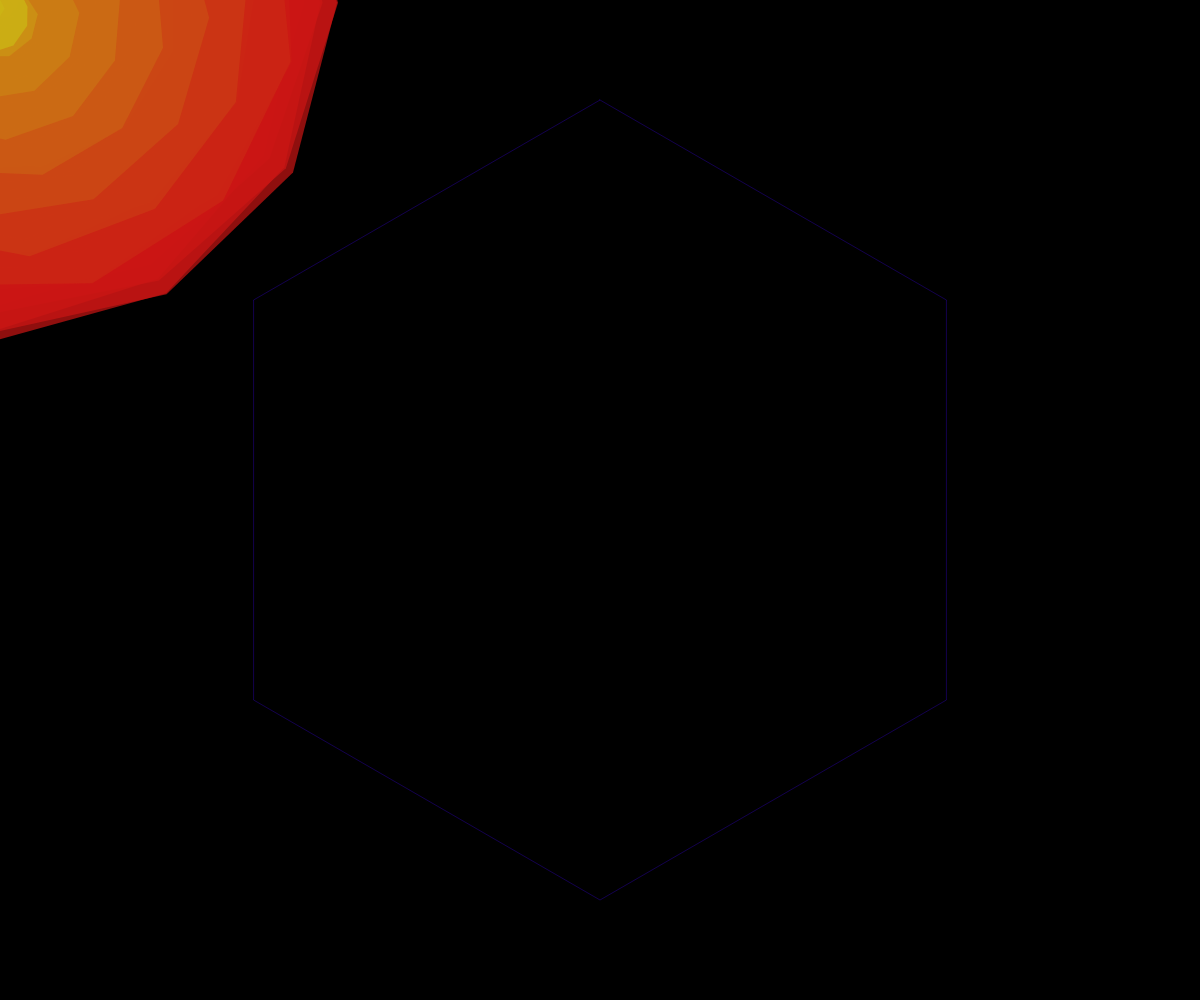
Frame 1 (no input)
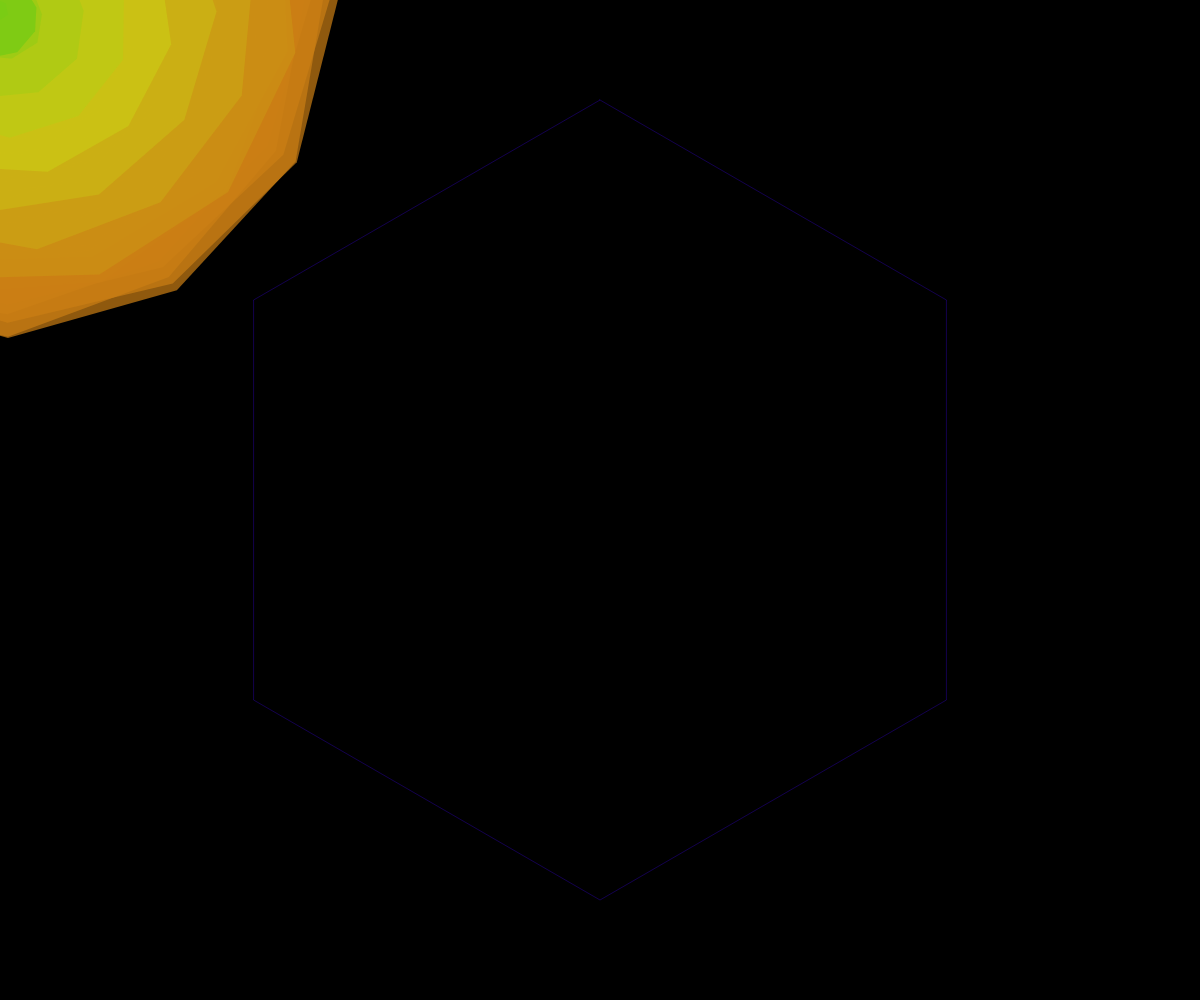
Frame 60 (no input)
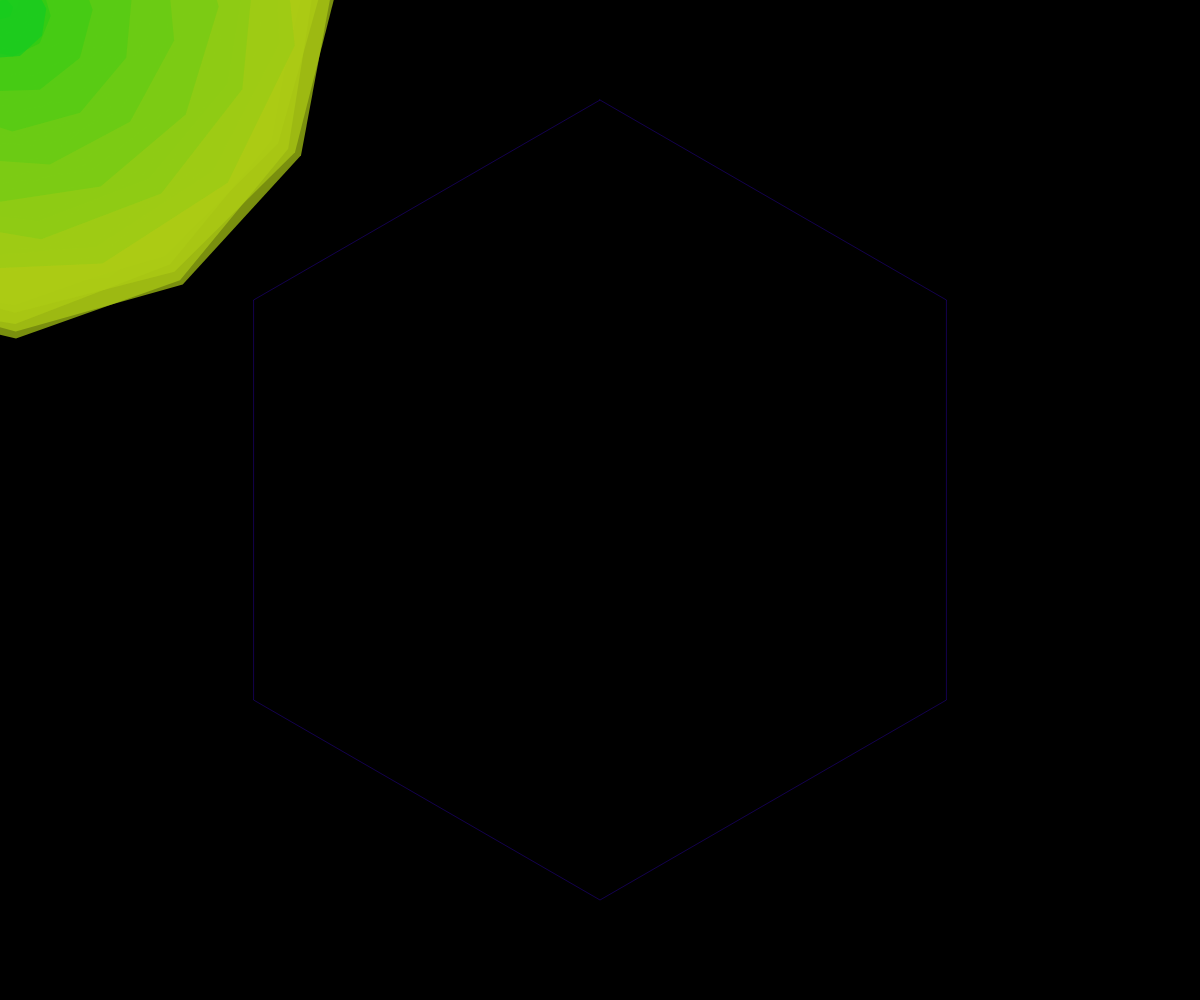
Frame 120 (the mouse pressed at the canvas centre since frame 60)

The p5.js sketch that drew these frames (run headless with seeded random() and noise() and a simulated clock; from frame 60 on, the mouse is pressed at the canvas centre):

// p5.js sketch
// ── sketch.js
function setup() {
  createCanvas(windowWidth, windowHeight);
  colorMode(HSB, 360, 100, 100, 1);
  noStroke();
}

function draw() {
  background(0, 0, 0, 1);
  
  // Center of the canvas
  const centerX = width / 2;
  const centerY = height / 2;
  
  // Hexagon radius
  const hexRadius = min(width, height) * 0.4;
  
  // Time-based animation
  const time = millis() * 0.001;
  
  // Draw the kaleidoscopic pattern
  for (let i = 0; i < 6; i++) {
    push();
    
    // Rotate each section
    rotate(TWO_PI / 6 * i);
    
    // Draw a repeating pattern
    for (let j = 0; j < 10; j++) {
      const angle = time * 0.5 + j * 0.2;
      const radius = hexRadius * 0.8 - j * (hexRadius * 0.1);
      
      // Calculate color based on position and time
      const hue = (angle * 30 + time * 20) % 360;
      const saturation = 90;
      const brightness = 80;
      
      fill(hue, saturation, brightness, 0.7);
      
      // Draw a flowing shape
      beginShape();
      for (let k = 0; k < 12; k++) {
        const pointAngle = angle + TWO_PI / 12 * k;
        const pointRadius = radius + sin(time + k * 0.5) * 20;
        const x = pointRadius * cos(pointAngle);
        const y = pointRadius * sin(pointAngle);
        vertex(x, y);
      }
      endShape(CLOSE);
    }
    
    pop();
  }
  
  // Draw the hexagon boundary
  push();
  stroke(255, 100, 100, 0.3);
  noFill();
  beginShape();
  for (let i = 0; i < 6; i++) {
    const angle = TWO_PI / 6 * i - HALF_PI;
    const x = centerX + hexRadius * cos(angle);
    const y = centerY + hexRadius * sin(angle);
    vertex(x, y);
  }
  endShape(CLOSE);
  pop();
}

function windowResized() {
  resizeCanvas(windowWidth, windowHeight);
}
